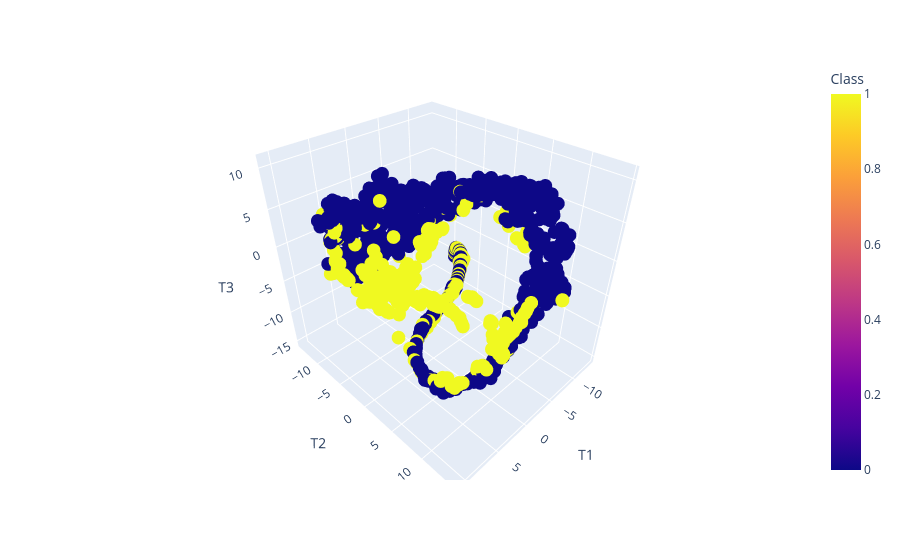

The notebook cell this image was saved under:
### Markdown cell above
#### Projecting dataset into 3-D space using t-SNE

### Code cell
tsne_3d = TSNE(n_components=3,
            random_state=23,
            n_jobs=-1,
            init = 'random',
            learning_rate='auto')

X_t_3d = tsne_3d.fit_transform(X)

X_t_3d_df = pd.DataFrame(data = X_t_3d,columns = ['T1','T2','T3'])
X_t_3d_df['Class'] = Y

fig = px.scatter_3d(X_t_3d_df, x='T1', y= 'T2', z='T3',  color='Class')
fig.show()

### Figure 1 — Plotly figure (JSON) as saved in the notebook; plotly's stock layout.template omitted (floating-point values rounded to 4 significant figures; data arrays with more than 128 entries replaced by an {"elided": "..."} marker saying what was removed)
{"data": [{"hovertemplate": "T1=%{x}<br>T2=%{y}<br>T3=%{z}<br>Class=%{marker.color}<extra></extra>", "legendgroup": "", "marker": {"color": {"elided": "1492 int values"}, "coloraxis": "coloraxis", "symbol": "circle"}, "mode": "markers", "name": "", "scene": "scene", "showlegend": false, "type": "scatter3d", "x": {"elided": "1492 float values"}, "y": {"elided": "1492 float values"}, "z": {"elided": "1492 float values"}}], "layout": {"autosize": true, "coloraxis": {"colorbar": {"title": {"text": "Class"}}, "colorscale": [[0, "#0d0887"], [0.1111, "#46039f"], [0.2222, "#7201a8"], [0.3333, "#9c179e"], [0.4444, "#bd3786"], [0.5556, "#d8576b"], [0.6667, "#ed7953"], [0.7778, "#fb9f3a"], [0.8889, "#fdca26"], [1, "#f0f921"]]}, "legend": {"tracegroupgap": 0}, "margin": {"t": 60}, "scene": {"aspectmode": "auto", "aspectratio": {"x": 0.9295, "y": 1.081, "z": 0.9951}, "domain": {"x": [0, 1], "y": [0, 1]}, "xaxis": {"title": {"text": "T1"}, "type": "linear"}, "yaxis": {"title": {"text": "T2"}, "type": "linear"}, "zaxis": {"title": {"text": "T3"}, "type": "linear"}}}}
